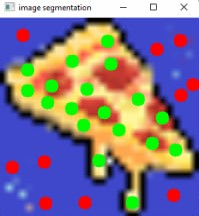
#> input picture assets/input.jpg, 199 x 216 px
$ python -i view.py   (imports and definitions only)
#> lines starting #> are read from the running program, lines starting #| are printed output that depends on the picture
### graph.py
import math
from typing import List, Tuple

import cv2
import numpy as np
from timing import timeit


class Arc:
    def __init__(self, u: int, v: int, uf: int, residual=None):
        self.u = u
        self.v = v
        self.uf = uf  # flow upper bound
        self.f = 0
        self.residual = residual
        self.is_main = True

    def __repr__(self):
        return f"u: {self.u} \t v: {self.v} \t r: {self.r}"


class Image:
    def __init__(self, data: np.ndarray):
        self.height: int = data.shape[0]
        self.width: int = data.shape[1]
        self.n: int = self.width * self.height
        self.data: np.ndarray = data

        self.sigma: int = 30

        self.s = self.n
        self.t = self.n + 1
        self.n += 2

        self.adj_list = None
        self.residual_adj_list = None

    def pixel2vertice(self, x: int, y: int):
        return self.width * x + y

    def vertice2pixel(self, n: int):
        return n // self.width, n % self.width

    def get_neighbours(self, n: int):
        neighbours = []
        if n >= self.width:
            neighbours.append(n - self.width)
        if n < self.width * (self.height - 1):
            neighbours.append(n + self.width)
        if n % self.width > 0:
            neighbours.append(n - 1)
        if n % self.width < self.width - 1:
            neighbours.append(n + 1)

        return neighbours

    def nlink_arc(self, u: int, v: int):
        pixel_u = self.vertice2pixel(u)
        pixel_v = self.vertice2pixel(v)

        data_u = np.average(self.data[pixel_u])
        data_v = np.average(self.data[pixel_v])

        w: int = int(100 * np.exp(-(data_u - data_v) ** 2 / (2 * self.sigma ** 2)))
        arc = Arc(u, v, w)

        return arc

    @timeit
    def create_graph(self):
        self.adj_list = [[] for i in range(self.n)]

        for u in range(self.n - 2):
            for v in self.get_neighbours(u):
                arc = self.nlink_arc(u, v)
                self.adj_list[u].append(arc)

    def add_foreground(self, pixels: List[Tuple[int]]):
        max_arc_uf = self.adj_list[0][0].uf
        for row in self.adj_list:
            for arc in row:
                if max_arc_uf < arc.uf:
                    max_arc_uf = arc.uf
        max_arc_uf *= 10
        for pixel in pixels:
            u = self.pixel2vertice(*pixel)
            arc = Arc(self.s, u, max_arc_uf)
            self.adj_list[self.s].append(arc)

    def add_background(self, pixels: List[Tuple[int]]):
        max_arc_uf = self.adj_list[0][0].uf
        for row in self.adj_list:
            for arc in row:
                if max_arc_uf < arc.uf:
                    max_arc_uf = arc.uf
        max_arc_uf *= 10
        for pixel in pixels:
            u = self.pixel2vertice(*pixel)
            arc = Arc(u, self.t, max_arc_uf)
            self.adj_list[u].append(arc)

    def create_residual_graph(self):
        self.residual_adj_list = [[] for i in range(self.n)]
        for u in range(self.n):
            for arc in self.adj_list[u]:
                self.residual_adj_list[u].append(arc)


                r_arc = Arc(arc.v, arc.u, 0)
                r_arc.is_main = False

                arc.residual = r_arc
                r_arc.residual = arc

                self.residual_adj_list[arc.v].append(r_arc)

    def do_bfs(self, s, t):
        queue = [s]
        pred = [None] * self.n
        pred[s] = s

        is_found = False

        while queue and not is_found:
            u = queue.pop(0)
            if u == t:
                is_found = True
                continue

            for arc in self.residual_adj_list[u]:
                if not pred[arc.v] and arc.uf - arc.f > 0:
                    queue.append(arc.v)
                    pred[arc.v] = arc

        return pred

    def get_shortest_augmentative_path(self):
        pred = self.do_bfs(self.s, self.t)
        if pred[self.t] is None:
            return None


        augmentative_path = []
        u = self.t
        while u != self.s:
            augmentative_path.append(pred[u])
            u = pred[u].u

        augmentative_path.reverse()
        return augmentative_path

    # [10 lines left out: function augment_flow, not called in this run]


    def edmond_karp(self):
        while True:
            shortest_augmentative_path = self.get_shortest_augmentative_path()
            if not shortest_augmentative_path:
                return
            self.augment_flow(shortest_augmentative_path)

    @timeit
    def do_cut(self, foreground_pixels: List[Tuple[int]], background_pixels: List[Tuple[int]]):
        self.create_graph()
        self.add_background(background_pixels)
        self.add_foreground(foreground_pixels)
        self.create_residual_graph()
        self.edmond_karp()

    def get_background(self):
        pred = self.do_bfs(self.s, self.t)
        background = []
        for u in range(self.n):
            if not pred[u]:
                background.append(u)
        background.remove(self.t)

        for i in range(len(background)):
            background[i] = self.vertice2pixel(background[i])


        return background

    # [11 lines left out: function get_foreground, not called in this run]

### timing.py
from time import time

def timeit(fn):
    def wraper(*args, **kwargs):
        t1: float = time()
        res = fn(*args, **kwargs)
        t2: float = time()
        print(f"running {fn.__name__} took {t2 - t1} seconds.")
        return res
    return wraper

### view.py
import math
import cv2
import numpy as np
import graph


def distance(a, b):
    return math.sqrt((a[0] - b[0]) ** 2 + (a[1] - b[1]) ** 2)


class Window:
    def __init__(self, path: str):
#> called with path = 'assets/input.jpg'
        self.main = cv2.imread(path)
#> self.main is the input picture: shape (216, 199, 3); mean B, G, R 138.6, 120.1, 129.7
        self.network_photo = cv2.resize(self.main, (30, 30))
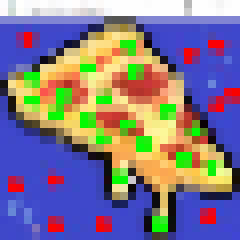
#> self.network_photo: shape (30, 30, 3) (shown 8 times larger); mean B, G, R 138.1, 120, 129
        self.main = cv2.resize(self.network_photo, (300, 300))
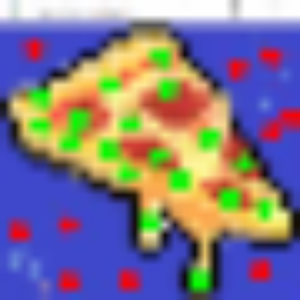
#> self.main: shape (300, 300, 3); mean B, G, R 138, 119.9, 128.9

        self.view = None
        self.cutted_image = None

        self.foreground_pixels = []
        self.background_pixels = []

        self.point_radius = 10
        self.foreground_pixel_color = (0, 255, 0)
        self.background_pixel_color = (0, 0, 255)

        self.mouseX = None
        self.mouseY = None

        #flags
        self.is_during_cut = False
        self.is_after_cut = False

    # [30 lines left out: functions construct_photo, add_ground_pixel, not called in this run]

    def cut(self):
        self.is_after_cut = True

        # reshape selected pixels from 300x300 to 30x30
        reshaped_background_pixels = []
        for i in range(len(self.background_pixels)):
            pixel = self.background_pixels[i]
            reshaped_background_pixels.append((pixel[0] // 10, pixel[1] // 10, ))

        reshaped_foreground_pixels = []
        for i in range(len(self.foreground_pixels)):
            pixel = self.foreground_pixels[i]
            reshaped_foreground_pixels.append((pixel[0] // 10, pixel[1] // 10,))


        net = graph.Image(self.network_photo)
        net.do_cut(reshaped_foreground_pixels, reshaped_background_pixels)
#> the loop in create_graph, `for u in range(self.n - 2):` made 900 passes
        background = net.get_background()
#> the loop in do_bfs (call 2), `while queue and not is_found:` made 1 pass

        # make background black
        self.cutted_image = self.network_photo.copy()
        for (x, y) in background:
            self.cutted_image[x][y] = np.array([0, 0, 0])
#> this loop made 900 passes
#> (x, y) on passes 1 to 3: (0, 0), (0, 1), (0, 2)
#> self.cutted_image: shape (30, 30, 3); every value is 0

        self.cutted_image = cv2.resize(self.cutted_image, (300, 300))
#> self.cutted_image: shape (300, 300, 3); every value is 0
        self.is_after_cut = True

    # [29 lines left out: function show, not called in this run]

>>> result = Window('assets/input.jpg').cut()
